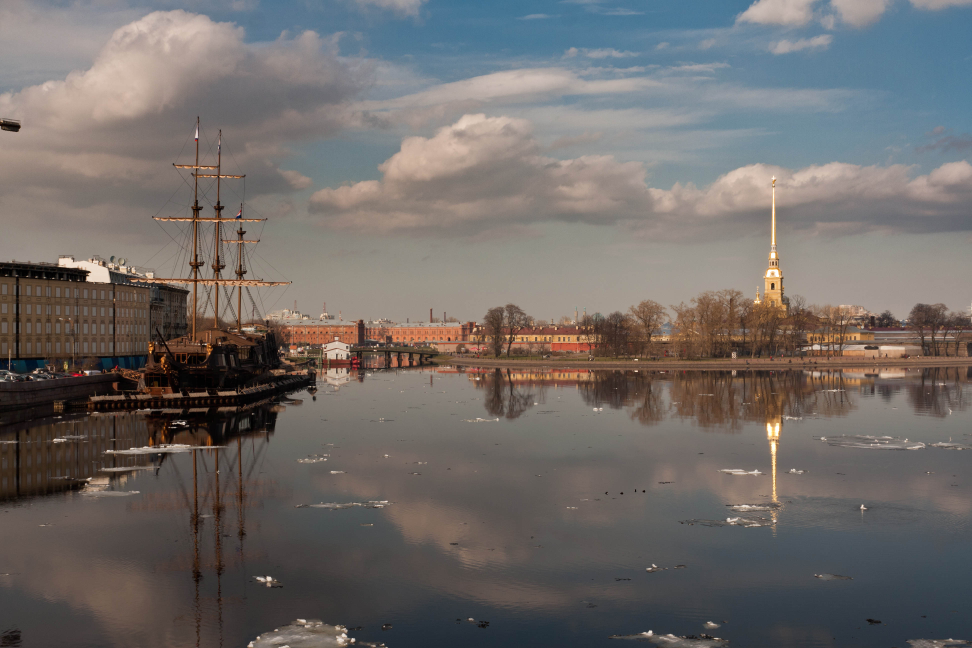
#> input picture Boat/boat1.jpg, 3888 x 2592 px, found by its file name (shown at 1/4 size)
$ python main.py
#> lines starting #> are read from the running program, lines starting #| are printed output that depends on the picture
# import the necessary packages
import numpy as np
import imutils
import cv2


class Stitcher:
    def stitch(self, images, ratio=0.75, reprojThresh=4.0, showMatches=False):
        (image2, image1) = images
        (kps1, features1) = self.detectAndDescribe(image1)
        (kps2, features2) = self.detectAndDescribe(image2)

        M = self.matchKeypoints(kps1, kps2,
                                features1, features2, ratio, reprojThresh)
        if M is None:
            return None

        (matches, H, status) = M
        result = cv2.warpPerspective(image1, H,
                                     (image1.shape[1] + image2.shape[1], image1.shape[0]))
        result[0:image2.shape[0], 0:image2.shape[1]] = image2

        return result

    def detectAndDescribe(self, image):
        #gray = cv2.cvtColor(image, cv2.COLOR_BGR2GRAY)
        descriptor = cv2.xfeatures2d.SIFT_create()
        (kps, features) = descriptor.detectAndCompute(image, None)

        kps = np.float32([kp.pt for kp in kps])

        return (kps, features)

    def matchKeypoints(self, kps1, kps2, features1, features2,
                       ratio, reprojThresh):

        matcher = cv2.DescriptorMatcher_create("BruteForce")
        rawMatches = matcher.knnMatch(features1, features2, 2)
        matches = []


        for m in rawMatches:
            if len(m) == 2 and m[0].distance < m[1].distance * ratio:
                matches.append((m[0].trainIdx, m[0].queryIdx))

        if len(matches) > 4:
            pts1 = np.float32([kps1[i] for (_, i) in matches])
            pts2 = np.float32([kps2[i] for (i, _) in matches])

            (H, status) = cv2.findHomography(pts1, pts2, cv2.RANSAC,
                                             reprojThresh)

            return (matches, H, status)

        return None


#image1 = cv2.imread("C:/Users/AlexGP/Desktop/hotel-01.png")
#image2 = cv2.imread("C:/Users/AlexGP/Desktop/hotel-00.png")

image1 = cv2.imread("C:/Users/AlexGP/Desktop/Boat/boat1.jpg")
#> image1 is the input picture: shape (2592, 3888, 3); mean B, G, R 104, 106.6, 111.8
image2 = cv2.imread("C:/Users/AlexGP/Desktop/Boat/boat2.jpg")
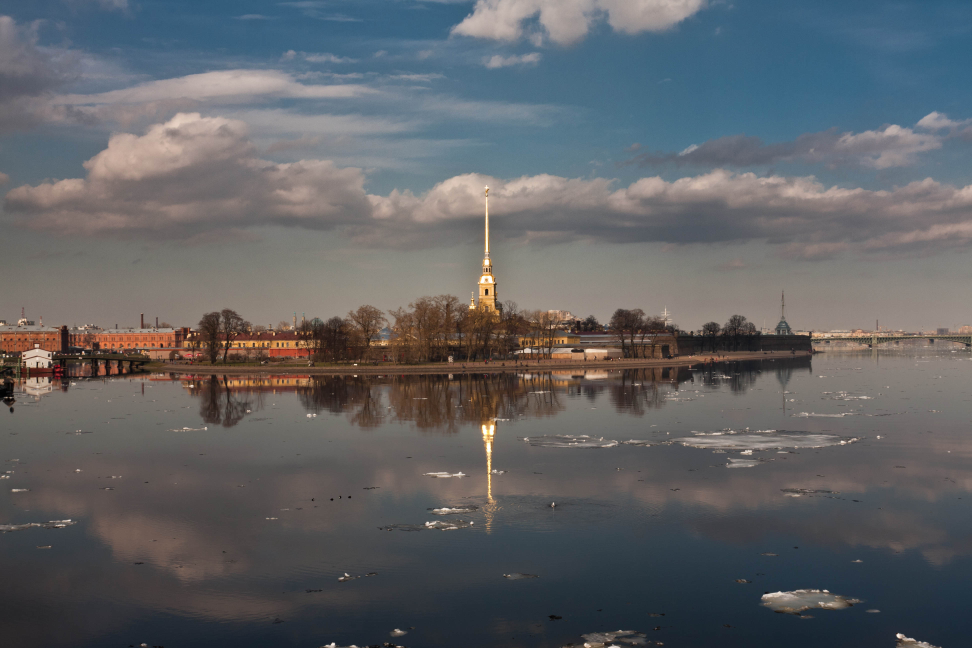
#> input picture Boat/boat2.jpg, 3888 x 2592 px, found by its file name (shown at 1/4 size)
#> image2 is the input picture: shape (2592, 3888, 3); mean B, G, R 101, 98, 96.5
image1 = imutils.resize(image1, width=600)
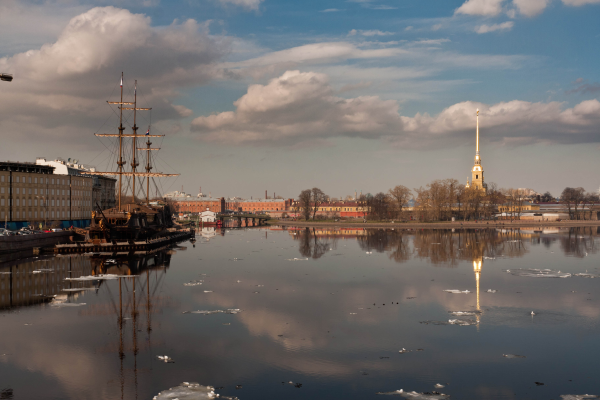
#> image1: shape (400, 600, 3); mean B, G, R 104, 106.6, 111.8
image2 = imutils.resize(image2, width=600)
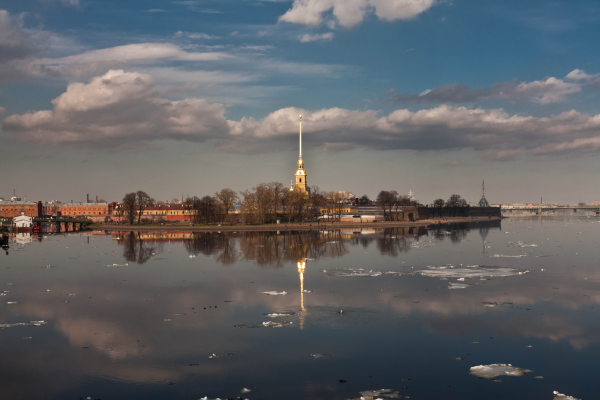
#> image2: shape (400, 600, 3); mean B, G, R 101, 98, 96.5

stitcher = Stitcher()
result = stitcher.stitch([image1, image2], showMatches=True)
#> in detectAndDescribe, `(kps, features) = descriptor.detectAndCompute(image, None)`: kps = 605 keypoints; strongest (x, y, size): (555, 392, 2), (301, 266, 6.2), (300, 162, 2.6), (301, 277, 2.6)
#> in detectAndDescribe, `kps = np.float32([kp.pt for kp in kps])`: kps = 605 pairs, first value 4.46 to 583.4, second value 5.84 to 397
#> in stitch, `(kps1, features1) = self.detectAndDescribe(image1)`: kps1 has the same summary as kps in detectAndDescribe
#> in detectAndDescribe (call 2), `(kps, features) = descriptor.detectAndCompute(image, None)`: kps = 797 keypoints; strongest (x, y, size): (166, 357, 1.9), (54, 230, 1.9), (401, 390, 2.1), (61, 169, 8.1)
#> in stitch, `(kps2, features2) = self.detectAndDescribe(image2)`: kps2 = 797 pairs, first value 2.38 to 592.9, second value 4.6 to 394.6
#> in matchKeypoints, `rawMatches = matcher.knnMatch(features1, features2, 2)`: rawMatches = 605 matches
#> after the loop in matchKeypoints, `for m in rawMatches:`: matches = 255 pairs, first value 30 to 793, second value 1 to 602
#> in matchKeypoints, `pts1 = np.float32([kps1[i] for (_, i) in matches])`: pts1 = 255 pairs, first value 5.09 to 580.6, second value 11.73 to 379.5
#> in matchKeypoints, `pts2 = np.float32([kps2[i] for (i, _) in matches])`: pts2 = 255 pairs, first value 36.41 to 587.8, second value 4.6 to 394.3
#> in matchKeypoints, `(H, status) = cv2.findHomography(pts1, pts2, cv2.RANSAC, reprojThresh)`: H = [[0.805, -0.00775, 188.6], [-0.0615, 0.928, 10.04], [-0.000325, -1.45e-05, 1]]; status = 255 values, max 1 at index 0, min 0 at index 24, mean 0.933
#> in stitch, `result = cv2.warpPerspective(image1, H, (image1.shape[1] + image2.shap..`:
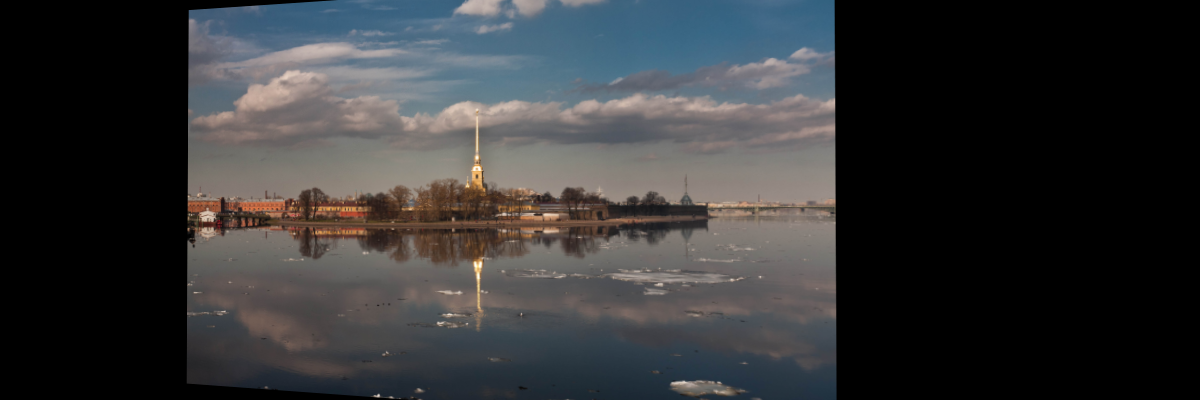
#> result: shape (400, 1200, 3); mean B, G, R 54.3, 52.9, 52.2
#> in stitch, `result[0:image2.shape[0], 0:image2.shape[1]] = image2`:
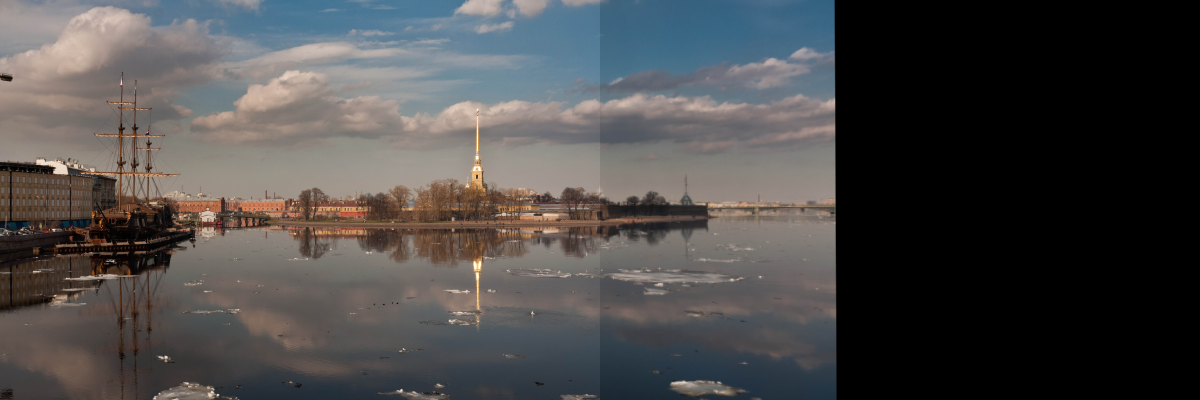
#> result: shape (400, 1200, 3); mean B, G, R 72.9, 73.2, 74.7

cv2.imshow("Image 1", image1)
cv2.imshow("Image 2", image2)
cv2.imshow("Panorama", result)
cv2.waitKey(0)
